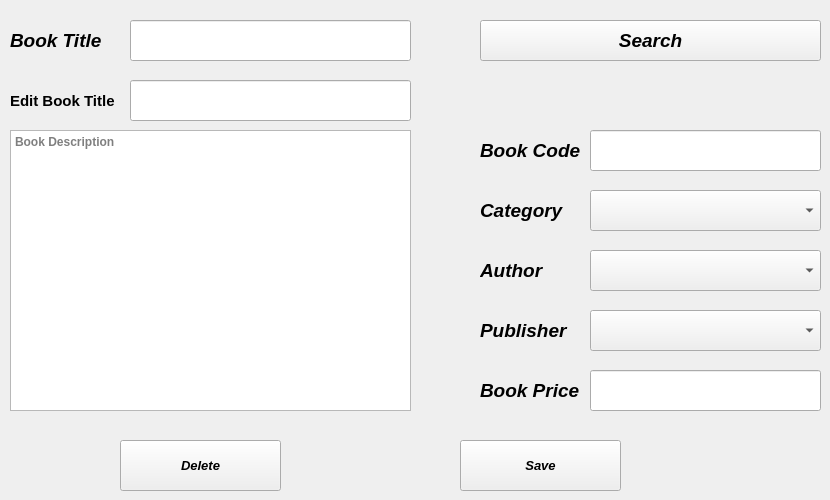
      <widget class="QWidget" name="tab_8">
       <attribute name="title">
        <string>Edit Or Delete A Book</string>
       </attribute>
       <widget class="QLineEdit" name="lineEdit_8">
        <property name="geometry">
         <rect>
          <x>590</x>
          <y>130</y>
          <width>231</width>
          <height>41</height>
         </rect>
        </property>
       </widget>
       <widget class="QTextEdit" name="textEdit_3">
        <property name="geometry">
         <rect>
          <x>10</x>
          <y>130</y>
          <width>401</width>
          <height>281</height>
         </rect>
        </property>
        <property name="font">
         <font>
          <family>Segoe UI</family>
          <pointsize>9</pointsize>
          <weight>75</weight>
          <bold>true</bold>
         </font>
        </property>
        <property name="placeholderText">
         <string>Book Description</string>
        </property>
       </widget>
       <widget class="QLineEdit" name="lineEdit_9">
        <property name="geometry">
         <rect>
          <x>590</x>
          <y>370</y>
          <width>231</width>
          <height>41</height>
         </rect>
        </property>
       </widget>
       <widget class="QLineEdit" name="lineEdit_10">
        <property name="geometry">
         <rect>
          <x>130</x>
          <y>80</y>
          <width>281</width>
          <height>41</height>
         </rect>
        </property>
       </widget>
       <widget class="QLabel" name="label_15">
        <property name="geometry">
         <rect>
          <x>480</x>
          <y>250</y>
          <width>101</width>
          <height>41</height>
         </rect>
        </property>
        <property name="font">
         <font>
          <family>Segoe UI</family>
          <pointsize>14</pointsize>
          <weight>75</weight>
          <italic>true</italic>
          <bold>true</bold>
         </font>
        </property>
        <property name="text">
         <string>Author</string>
        </property>
       </widget>
       <widget class="QLabel" name="label_16">
        <property name="geometry">
         <rect>
          <x>480</x>
          <y>310</y>
          <width>101</width>
          <height>41</height>
         </rect>
        </property>
        <property name="font">
         <font>
          <family>Segoe UI</family>
          <pointsize>14</pointsize>
          <weight>75</weight>
          <italic>true</italic>
          <bold>true</bold>
         </font>
        </property>
        <property name="text">
         <string>Publisher</string>
        </property>
       </widget>
       <widget class="QLabel" name="label_17">
        <property name="geometry">
         <rect>
          <x>10</x>
          <y>80</y>
          <width>111</width>
          <height>41</height>
         </rect>
        </property>
        <property name="font">
         <font>
          <family>Segoe UI</family>
          <pointsize>11</pointsize>
          <weight>75</weight>
          <italic>false</italic>
          <bold>true</bold>
         </font>
        </property>
        <property name="text">
         <string>Edit Book Title</string>
        </property>
       </widget>
       <widget class="QComboBox" name="comboBox_9">
        <property name="geometry">
         <rect>
          <x>590</x>
          <y>190</y>
          <width>231</width>
          <height>41</height>
         </rect>
        </property>
       </widget>
       <widget class="QComboBox" name="comboBox_10">
        <property name="geometry">
         <rect>
          <x>590</x>
          <y>310</y>
          <width>231</width>
          <height>41</height>
         </rect>
        </property>
       </widget>
       <widget class="QLabel" name="label_18">
        <property name="geometry">
         <rect>
          <x>480</x>
          <y>370</y>
          <width>111</width>
          <height>41</height>
         </rect>
        </property>
        <property name="font">
         <font>
          <family>Segoe UI</family>
          <pointsize>14</pointsize>
          <weight>75</weight>
          <italic>true</italic>
          <bold>true</bold>
         </font>
        </property>
        <property name="text">
         <string>Book Price</string>
        </property>
       </widget>
       <widget class="QLabel" name="label_19">
        <property name="geometry">
         <rect>
          <x>480</x>
          <y>130</y>
          <width>101</width>
          <height>41</height>
         </rect>
        </property>
        <property name="font">
         <font>
          <family>Segoe UI</family>
          <pointsize>14</pointsize>
          <weight>75</weight>
          <italic>true</italic>
          <bold>true</bold>
         </font>
        </property>
        <property name="text">
         <string>Book Code</string>
        </property>
       </widget>
       <widget class="QLabel" name="label_20">
        <property name="geometry">
         <rect>
          <x>480</x>
          <y>190</y>
          <width>101</width>
          <height>41</height>
         </rect>
        </property>
        <property name="font">
         <font>
          <family>Segoe UI</family>
          <pointsize>14</pointsize>
          <weight>75</weight>
          <italic>true</italic>
          <bold>true</bold>
         </font>
        </property>
        <property name="text">
         <string>Category</string>
        </property>
       </widget>
       <widget class="QComboBox" name="comboBox_11">
        <property name="geometry">
         <rect>
          <x>590</x>
          <y>250</y>
          <width>231</width>
          <height>41</height>
         </rect>
        </property>
       </widget>
       <widget class="QPushButton" name="pushButton_9">
        <property name="geometry">
         <rect>
          <x>460</x>
          <y>440</y>
          <width>161</width>
          <height>51</height>
         </rect>
        </property>
        <property name="font">
         <font>
          <family>Segoe UI</family>
          <pointsize>10</pointsize>
          <weight>75</weight>
          <italic>true</italic>
          <bold>true</bold>
         </font>
        </property>
        <property name="text">
         <string>Save</string>
        </property>
       </widget>
       <widget class="QLineEdit" name="lineEdit_11">
        <property name="geometry">
         <rect>
          <x>130</x>
          <y>20</y>
          <width>281</width>
          <height>41</height>
         </rect>
        </property>
       </widget>
       <widget class="QLabel" name="label_21">
        <property name="geometry">
         <rect>
          <x>10</x>
          <y>20</y>
          <width>101</width>
          <height>41</height>
         </rect>
        </property>
        <property name="font">
         <font>
          <family>Segoe UI</family>
          <pointsize>14</pointsize>
          <weight>75</weight>
          <italic>true</italic>
          <bold>true</bold>
         </font>
        </property>
        <property name="text">
         <string>Book Title</string>
        </property>
       </widget>
       <widget class="QPushButton" name="pushButton_10">
        <property name="geometry">
         <rect>
          <x>480</x>
          <y>20</y>
          <width>341</width>
          <height>41</height>
         </rect>
        </property>
        <property name="font">
         <font>
          <family>Segoe UI</family>
          <pointsize>14</pointsize>
          <weight>75</weight>
          <italic>true</italic>
          <bold>true</bold>
         </font>
        </property>
        <property name="text">
         <string>Search</string>
        </property>
       </widget>
       <widget class="QPushButton" name="pushButton_11">
        <property name="geometry">
         <rect>
          <x>120</x>
          <y>440</y>
          <width>161</width>
          <height>51</height>
         </rect>
        </property>
        <property name="font">
         <font>
          <family>Segoe UI</family>
          <pointsize>10</pointsize>
          <weight>75</weight>
          <italic>true</italic>
          <bold>true</bold>
         </font>
        </property>
        <property name="text">
         <string>Delete</string>
        </property>
       </widget>
      </widget>
